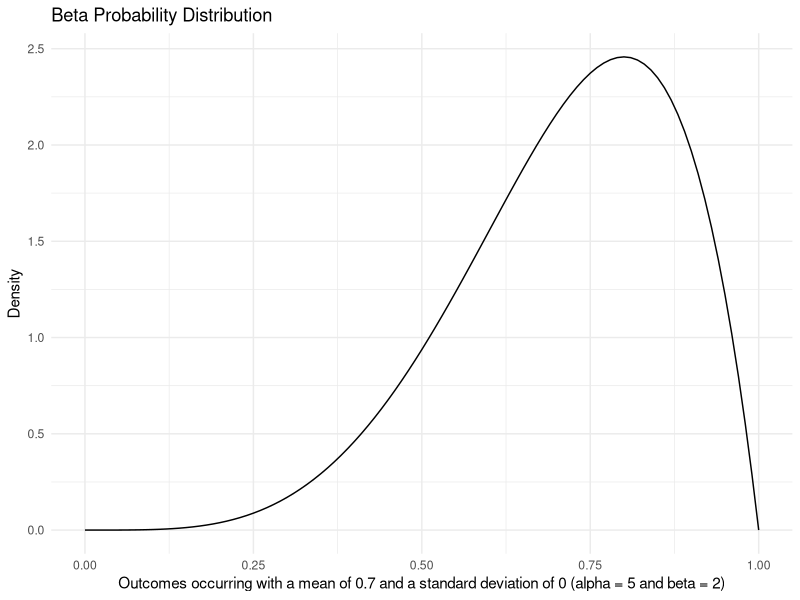

Write the R code that produced this figure.
libs = c("ggplot2")
lapply(libs, require, character.only = T)

# Discrete Variables ####
# Binomial
# Number of successes in n trials
pbinomd = function(x = 1:10, # number of successes (0 above n)
                   n = 5, # the number of Bernoulli trials run
                   p = 0.5 # probability that each Bernoulli trial is a success
){
  dens = dbinom(x = x, size = n, prob = p)
  df = data.frame(Value = x, Density = dens)
  with(df, barplot(Density~Value, 
                   main = "Binomial Probability Distribution",
                   xlab = paste0("Number of successes in ", n, 
                                 " trials with a ", p*100, 
                                 "% probability of success.")))
}
# pbinomd()


# Bernoulli
# Binomial with N = 1. One run of an experiment with a binary outcome (e.g., toss a coin; can get either heads or tails)
pbernd = function(x = 0:1, # fail/success
                  p = 0.8 # probability that the Bernoulli trial is a success
){
  dens = dbinom(x = x, size = 1, prob = p)
  df = data.frame(Value = x, Density = dens)
  with(df, barplot(Density~Value, 
                   main = "Bernoulli Probability Distribution",
                   xlab = paste0("Fails (0) and successes (1) in a trial with a ", 
                                 p*100, "% probability of success")))
}
# pbernd()


# Poisson
# Probability of a fixed number of events in a given interval (often of time or space), given that events occur at a constant rate
ppoisd = function(x = 1:10, # number of events
                  lambda = 5 # the rate at which events occur
){
  dens = dpois(x = x, lambda = lambda, log = F)
  df = data.frame(Value = x, Density = dens)
  with(df, barplot(Density~Value, 
                   main = "Poisson Probability Distribution",
                   xlab = paste0("Number of events occurring at a rate of ", lambda)))
}
# ppoisd()

plpoisd = function(x = 1:10, # number of events
                   lambda = 5 # the rate at which events occur
){
  dens = dpois(x = x, lambda = lambda, log = T)
  df = data.frame(Value = x, Density = dens)
  with(df, barplot(Density~Value, main = "Poisson Log-Probability Distribution",
                   xlab = paste0("Number of events occurring at a rate of ", lambda)))
}
# plpoisd()


# Negative Binomial
# In a sequence of independent and identically distributed Bernoulli trials with success probability p, if X = number of trials until the rth success, then X ~ NBin(r, p).
pnbinomd = function(x = 1:100, # number of trials until rth success
                    r = 50, # number successes required
                    p = 0.5 # success probability
){
  dens = dnbinom(x = x, size = r, prob = p)
  df = data.frame(Value = x, Density = dens)
  with(df, barplot(Density~Value, 
                   main = "Negative Binomial Probability Distribution",
                   xlab = paste0("Number of trials until the ", r,
                                 "th success with a probability of ", p*100, 
                                 "% per trial")))
}
# pnbinomd()

# Geometric
# In a sequence of independent and identically distributed Bernoulli trials with success probability p, if X = number of trials until the 1st success, then X ~ Geo(p).
pgeomd = function(x = 1:10, # number of trials until first success
                  p = 0.5 # success probability
){
  dens = dgeom(x = x, prob = p, log = F)
  df = data.frame(Value = x, Density = dens)
  with(df, barplot(Density~Value, main = "Geometric Probability Distribution",
                   xlab = paste0("Number of trials until the 1st success with 
                               a probability of ", p*100, 
                                 "% per trial")))
}
# pgeomd()

plgeomd = function(x = 1:10, # number of trials until first success
                   p = 0.5 # success probability
){
  dens = dgeom(x = x, prob = p, log = T)
  df = data.frame(Value = x, Density = dens)
  with(df, barplot(Density~Value, main = "Geometric Log-Probability Distribution",
                   xlab = paste0("Number of trials until the 1st success with 
                               a probability of ", p*100, 
                                 "% per trial")))
}
# plgeomd()

# Hypergeometric
# In a population of total size N with two types of individuals, Type 1 and Type 2 (M type 1's and N - M type 2's), X = number of Type 1's in a sample of size n drawn without replacement
phyperd = function(draws = 1:10, # number of type 1's drawn in sample os size = trials
                   type1 = 5, # number of individuals of type 1
                   type2 = 5, # number of individuals of type 2
                   trials = 8 # number of trials
){
  dens = dhyper(x = draws, m = type1, n = type2, k = trials, log = F)
  df = data.frame(Value = draws, Density = dens)
  with(df, barplot(Density~Value, main = "Hypergeometric Probability Distribution",
                   xlab = paste0("Number of As in a sample drawn without replacement in ", trials, " trials from a pop with ", type1, " As and ", 
                                 type2, " Bs")))
}
# phyperd()

# Continuous Variables ####
# Uniform
# Within some bounded interval, all outcomes have an equal probability of occurrence.
punifd = function(x = seq(0, 1, by = 0.01), # outcome
                  a = 0.1, # minumum value
                  b = 0.9 # maxumum value
){
  dens = dunif(x = x, min = a, max = b)
  df = data.frame(Value = x, Density = dens)
  ggplot(df) + geom_line(aes(x = Value, y = Density)) + 
    theme_minimal() + labs(title = "Uniform Probability Distribution",
                           x = paste0("Outcomes within minimum, ", a, 
                                      ", and maximum, ", b))
}
# punifd()

# Normal
# Among other process bases, according to the Central Limit Theorem, the averages of samples of observations of random variables independently drawn from independent distributions converge in distribution to the normal
pnormd = function(x = seq(0, 100, by = 0.01), # outcome
                  mu = 25, # mean value
                  sigma = 2 # standard deviation
){
  dens = dnorm(x =x, mean = mu, sd = sigma, log = F)
  df = data.frame(Value = x, Density = dens)
  ggplot(df) + geom_line(aes(x = Value, y = Density)) + 
    theme_minimal() + labs(title = "Normal Probability Distribution",
                           x = paste0("Outcomes with a mean of ", mu, 
                                      " and a standard deviation of ", sigma))
}
# pnormd()

plnormd = function(x = seq(0, 5, by = 0.01), # outcome
                   mu = 5, # mean value
                   sigma = 2 # standard deviation
){
  dens = dnorm(x =x, mean = mu, sd = sigma, log = T)
  df = data.frame(Value = x, Density = dens)
  ggplot(df) + geom_line(aes(x = Value, y = Density)) + 
    theme_minimal() + labs(title = "Normal Log-Probability Distribution",
                           x = paste0("Outcomes with a mean of ", mu, 
                                      " and a standard deviation of ", sigma))
}
# plnormd()

# Exponential
# Describes the time between events in a Poisson point process
pexpd = function(x = seq(0, 1, by = 0.01), # outcome
                 rate = 5 # rate at which events occur
){
  dens = dexp(x = x, rate = rate)
  df = data.frame(Value = x, Density = dens)
  ggplot(df) + geom_line(aes(x = Value, y = Density)) + 
    theme_minimal() + labs(title = "Exponential Probability Distribution",
                           x = paste0("Outcomes occurring with a rate of ", rate))
}
# pexpd()

# Gamma
# A stochastic process with independent, non-negative increments having a gamma distribution with an identical scale parameter and a time-dependent shape parameter.
pgammad = function(x = seq(0, 1, by = 0.01), # outcome
                   alpha = 5, # shape parameter
                   beta = 2 # rate paramter 
){
  mu = round(alpha / beta, digits = 1)
  sigma = round(alpha / beta^2, digits = 1)
  dens = dgamma(x = x, shape = alpha, rate = beta)
  df = data.frame(Value = x, Density = dens)
  ggplot(df) + geom_line(aes(x = Value, y = Density)) + 
    theme_minimal() + labs(title = "Gamma Probability Distribution",
                           x = paste0("Outcomes occurring with a mean of ", mu,
                                      " and a standard deviation of ", sigma, 
                                      " (alpha = ", alpha, " and beta = ", beta, 
                                      ")"))
}
# pgammad()

# Beta
# Continuous distribution bounded to lie between 0 and 1. Commonly used as a distribution describing p, the per-trial success probability for Bernoulli trials.
pbetad = function(x = seq(0, 1, by = 0.01), # outcome
                  alpha = 5, # shape parameter 1
                  beta = 2 # shape paramter 2
){
  mu = alpha / (alpha + beta)
  mu = round(mu, digits = 1)
  sigma = (alpha * beta) / ((alpha + beta)^2 * (alpha + beta + 1))
  sigma = round(sigma, digits = 1)
  dens = dbeta(x = x, shape1 = alpha, shape2 = beta)
  df = data.frame(Value = x, Density = dens)
  ggplot(df) + geom_line(aes(x = Value, y = Density)) + 
    theme_minimal() + labs(title = "Beta Probability Distribution",
                           x = paste0("Outcomes occurring with a mean of ", mu,
                                      " and a standard deviation of ", sigma, 
                                      " (alpha = ", alpha, " and beta = ", beta, 
                                      ")"))
} 
pbetad()

# Von Mises
# he maximum entropy distribution for circular data when the real and imaginary parts of the first circular moment are specified

pvonmisesd = function(x = seq(-pi, pi, by = 0.01), # outcome
                      mu = 1, # mean direction
                      kappa = 0.1 # concentrtion around mean
){
  dens = circular::dvonmises(x = x, mu = mu, kappa = kappa)
  df = data.frame(Value = x, Density = dens)
  ggplot(df) + geom_line(aes(x = Value, y = Density)) + coord_polar() +
    theme_minimal() + labs(title = "Von Mises Probability Distribution",
                           x = paste0("Angles occuring with a mean of ", mu,
                                      " radians and a concentration of ", kappa))
}
# pvonmisesd()
